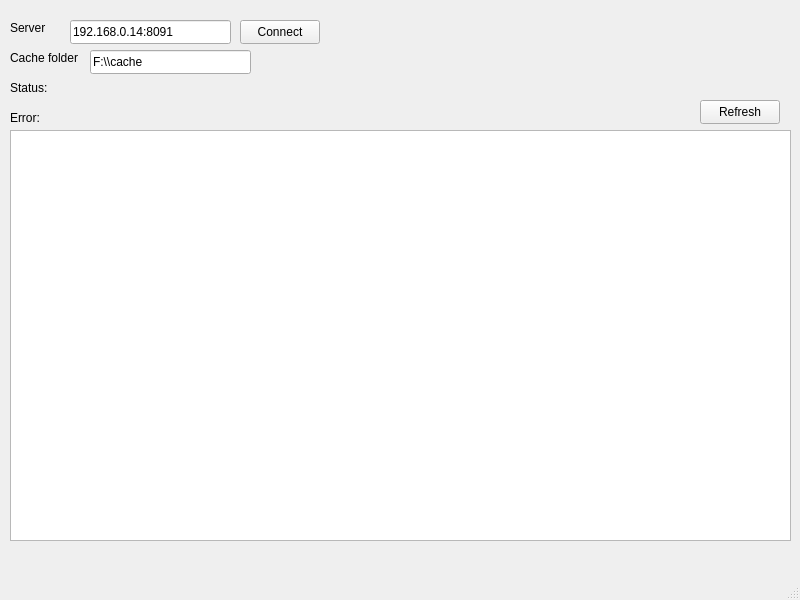
<?xml version="1.0" encoding="UTF-8"?>
<ui version="4.0">
 <class>MainWindow</class>
 <widget class="QMainWindow" name="MainWindow">
  <property name="geometry">
   <rect>
    <x>0</x>
    <y>0</y>
    <width>800</width>
    <height>600</height>
   </rect>
  </property>
  <property name="sizePolicy">
   <sizepolicy hsizetype="Fixed" vsizetype="Fixed">
    <horstretch>0</horstretch>
    <verstretch>0</verstretch>
   </sizepolicy>
  </property>
  <property name="maximumSize">
   <size>
    <width>9999999</width>
    <height>9999999</height>
   </size>
  </property>
  <property name="windowTitle">
   <string>MainWindow</string>
  </property>
  <widget class="QWidget" name="centralwidget">
   <widget class="QLineEdit" name="server_addr">
    <property name="geometry">
     <rect>
      <x>70</x>
      <y>20</y>
      <width>161</width>
      <height>24</height>
     </rect>
    </property>
    <property name="acceptDrops">
     <bool>false</bool>
    </property>
    <property name="toolTip">
     <string/>
    </property>
    <property name="text">
     <string>192.168.0.14:8091</string>
    </property>
    <property name="placeholderText">
     <string>Server address : port</string>
    </property>
   </widget>
   <widget class="QLabel" name="status">
    <property name="geometry">
     <rect>
      <x>10</x>
      <y>80</y>
      <width>441</width>
      <height>16</height>
     </rect>
    </property>
    <property name="text">
     <string>Status:</string>
    </property>
   </widget>
   <widget class="QPushButton" name="connect_button">
    <property name="geometry">
     <rect>
      <x>240</x>
      <y>20</y>
      <width>80</width>
      <height>24</height>
     </rect>
    </property>
    <property name="text">
     <string>Connect</string>
    </property>
   </widget>
   <widget class="QLabel" name="error">
    <property name="geometry">
     <rect>
      <x>10</x>
      <y>110</y>
      <width>441</width>
      <height>16</height>
     </rect>
    </property>
    <property name="text">
     <string>Error:</string>
    </property>
   </widget>
   <widget class="QLineEdit" name="cache_folder">
    <property name="geometry">
     <rect>
      <x>90</x>
      <y>50</y>
      <width>161</width>
      <height>24</height>
     </rect>
    </property>
    <property name="acceptDrops">
     <bool>false</bool>
    </property>
    <property name="toolTip">
     <string/>
    </property>
    <property name="text">
     <string>F:\\cache</string>
    </property>
    <property name="placeholderText">
     <string>Drive letter</string>
    </property>
   </widget>
   <widget class="QLabel" name="label">
    <property name="geometry">
     <rect>
      <x>10</x>
      <y>50</y>
      <width>71</width>
      <height>16</height>
     </rect>
    </property>
    <property name="text">
     <string>Cache folder</string>
    </property>
   </widget>
   <widget class="QLabel" name="label_2">
    <property name="geometry">
     <rect>
      <x>10</x>
      <y>20</y>
      <width>71</width>
      <height>16</height>
     </rect>
    </property>
    <property name="text">
     <string>Server</string>
    </property>
   </widget>
   <widget class="QListWidget" name="filesystem_list">
    <property name="geometry">
     <rect>
      <x>10</x>
      <y>130</y>
      <width>781</width>
      <height>411</height>
     </rect>
    </property>
   </widget>
   <widget class="QPushButton" name="refresh_button">
    <property name="geometry">
     <rect>
      <x>700</x>
      <y>100</y>
      <width>80</width>
      <height>24</height>
     </rect>
    </property>
    <property name="text">
     <string>Refresh</string>
    </property>
   </widget>
  </widget>
  <widget class="QMenuBar" name="menubar">
   <property name="geometry">
    <rect>
     <x>0</x>
     <y>0</y>
     <width>800</width>
     <height>21</height>
    </rect>
   </property>
  </widget>
  <widget class="QStatusBar" name="statusbar"/>
 </widget>
 <resources/>
 <connections/>
</ui>
